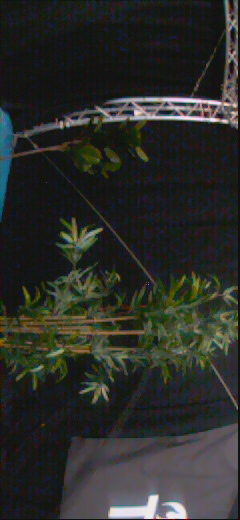
#> input picture python_grp12/raul_img.jpg, 240 x 520 px, found by its file name
$ python plant_detector.py   (older library calls are emulated)
#> lines starting #> are read from the running program, lines starting #| are printed output that depends on the picture; after the words box and inside, x2 and y2 are one past the last pixel; in counts of white or black regions, pixels touching at a corner belong together
import cv2
import numpy as np
import os
import datetime

# ==============================
# PARAMETERS (TUNE THESE)
# ==============================

MIN_CONTOUR_AREA  = 500    # Ignore blobs smaller than this (noise filter)
MIN_TEXTURE_SCORE = 15.0   # Plants have high edge density; grass is smooth
MAX_SOLIDITY      = 0.85   # Plants are jagged; solid blobs (>0.85) are likely grass
MIN_COMPLEXITY    = 1.5    # Plants have complex outlines; grass blobs are simple
MIN_COLOR_STDDEV  = 10.0   # Plants have varied colours; grass is uniform

BOTTOM_CROP_RATIO = 0.40   # Crop the bottom 40% of each image (mostly ground)
BOX_MERGE_DISTANCE = 15    # Merge final boxes within this many pixels
MIN_BOX_AREA       = 2000  # Remove final boxes smaller than this (width × height)

# If the straight zone has at most this much MORE plant coverage than the
# best turning direction, still prefer straight (straight-bias margin).
# E.g. 0.10 means: "go straight unless turning saves >10 % of total plant area"
STRAIGHT_BIAS = 0.10

LOWER_GREEN = np.array([28,  20,  50])   # HSV lower bound for green
UPPER_GREEN = np.array([85, 255, 255])   # HSV upper bound for green


# Use current working directory for output_results
INPUT_PATH = os.path.expanduser("~/paparazzi/python_grp12/raul_img.jpg")
BASE_OUTPUT_PATH = os.path.expanduser("~/paparazzi/python_grp12/output_results")


# main output path with timestamp

OUTPUT_PATH = os.path.join(
    BASE_OUTPUT_PATH,
    f"run_{datetime.datetime.now().strftime('%Y%m%d_%H%M%S')}"
)
os.makedirs(OUTPUT_PATH, exist_ok=True)

# subfolders for intermediate steps
INTERMEDIATE_FOLDERS = {
    'input': os.path.join(OUTPUT_PATH, '01_input'),
    'prepared': os.path.join(OUTPUT_PATH, '02_prepared'),
    'green_mask': os.path.join(OUTPUT_PATH, '03_green_mask'),
    'texture_map': os.path.join(OUTPUT_PATH, '04_texture_map'),
    'plant_mask': os.path.join(OUTPUT_PATH, '05_plant_mask'),
    'canny_edges': os.path.join(OUTPUT_PATH, '06_canny_edges'),
    'final': os.path.join(OUTPUT_PATH, '99_final'),
    'montage': os.path.join(OUTPUT_PATH, '98_montage'),
}
for folder in INTERMEDIATE_FOLDERS.values():
    os.makedirs(folder, exist_ok=True)


# Montage function to combine intermediate images
def create_montage(prepared, green_mask, canny_edges, final_overlay, filename):
    # Convert green_mask and canny_edges to 3-channel for stacking
    green_mask_color = cv2.cvtColor(green_mask, cv2.COLOR_GRAY2BGR)
    canny_edges_color = cv2.cvtColor(canny_edges, cv2.COLOR_GRAY2BGR)

    # Resize all to the same size (use prepared image size)
    h, w = prepared.shape[:2]
    def resize(img):
        return cv2.resize(img, (w, h))
    prepared = resize(prepared)
    green_mask_color = resize(green_mask_color)
    canny_edges_color = resize(canny_edges_color)
    final_overlay = resize(final_overlay)

    # Add labels to each image
    def add_label(img, text):
        labeled = img.copy()
        cv2.rectangle(labeled, (0, 0), (w, 30), (0, 0, 0), -1)
        cv2.putText(labeled, text, (10, 22), cv2.FONT_HERSHEY_SIMPLEX, 0.7, (255,255,255), 2)
        return labeled
    prepared = add_label(prepared, 'Original (rotated/cropped)')
    green_mask_color = add_label(green_mask_color, 'Green Mask')
    canny_edges_color = add_label(canny_edges_color, 'Canny Edges')
    final_overlay = add_label(final_overlay, 'Final Bounding Box')

    # Stack horizontally
    montage = np.hstack([prepared, green_mask_color, canny_edges_color, final_overlay])
    cv2.imwrite(os.path.join(INTERMEDIATE_FOLDERS['montage'], filename), montage)

# New function: create a montage with just green mask and bounding box image (no arrow)
def create_simple_montage(green_mask, bbox_img, filename):
    h, w = bbox_img.shape[:2]
    green_mask_color = cv2.cvtColor(green_mask, cv2.COLOR_GRAY2BGR)
    green_mask_color = cv2.resize(green_mask_color, (w, h))
    bbox_img = cv2.resize(bbox_img, (w, h))
    # Add labels
    def add_label(img, text):
        labeled = img.copy()
        cv2.rectangle(labeled, (0, 0), (w, 30), (0, 0, 0), -1)
        cv2.putText(labeled, text, (10, 22), cv2.FONT_HERSHEY_SIMPLEX, 0.7, (255,255,255), 2)
        return labeled
    green_mask_color = add_label(green_mask_color, 'Green Mask')
    bbox_img = add_label(bbox_img, 'Bounding Box')
    montage = np.hstack([green_mask_color, bbox_img])
    out_path = os.path.join(INTERMEDIATE_FOLDERS['montage'], f"simple_{filename}")
    cv2.imwrite(out_path, montage)
    return out_path


# ==============================
# IMAGE PRE-PROCESSING
# ==============================

def prepare_image(image):
    h, w = image.shape[:2]
    if h > w:
        image = cv2.rotate(image, cv2.ROTATE_90_COUNTERCLOCKWISE)
    h = image.shape[0]
    return image[: int(h * (1.0 - BOTTOM_CROP_RATIO))]


# ==============================
# GREEN MASK
# ==============================

def extract_green(image):
    lab = cv2.cvtColor(image, cv2.COLOR_BGR2LAB)
    l, a, b = cv2.split(lab)
    lab = cv2.merge((cv2.equalizeHist(l), a, b))
    enhanced = cv2.cvtColor(lab, cv2.COLOR_LAB2BGR)
    mask = cv2.inRange(cv2.cvtColor(enhanced, cv2.COLOR_BGR2HSV),
                       LOWER_GREEN, UPPER_GREEN)
    mask = cv2.morphologyEx(mask, cv2.MORPH_OPEN,  np.ones((5, 5), np.uint8))
    mask = cv2.dilate(mask, cv2.getStructuringElement(cv2.MORPH_RECT, (11, 1)))
    mask = cv2.morphologyEx(mask, cv2.MORPH_CLOSE,
                            cv2.getStructuringElement(cv2.MORPH_ELLIPSE, (9, 9)))
    return mask


# ==============================
# PLANT vs GRASS CLASSIFIER
# ==============================

def build_texture_map(image):
    gray = cv2.cvtColor(image, cv2.COLOR_BGR2GRAY)
    gx = cv2.Sobel(gray, cv2.CV_64F, 1, 0, ksize=3)
    gy = cv2.Sobel(gray, cv2.CV_64F, 0, 1, ksize=3)
    mag = np.uint8(np.clip(np.sqrt(gx**2 + gy**2), 0, 255))
    return cv2.GaussianBlur(mag, (31, 31), 0)


def is_plant(contour, texture_map, green_mask, image):
    if cv2.contourArea(contour) < MIN_CONTOUR_AREA:
        return False
    mask = np.zeros(green_mask.shape, np.uint8)
    cv2.drawContours(mask, [contour], -1, 255, -1)
    mask = cv2.bitwise_and(mask, green_mask)
    px_tex   = texture_map[mask > 0]
    px_color = image[mask > 0]
    texture   = float(np.mean(px_tex))  if len(px_tex)   > 0 else 0.0
    color_std = float(np.std(px_color)) if len(px_color) > 0 else 0.0
    area      = cv2.contourArea(contour)
    perim     = cv2.arcLength(contour, True)
    complexity = (perim ** 2) / (4 * np.pi * area) if area > 0 else 0.0
    solidity   = area / max(cv2.contourArea(cv2.convexHull(contour)), 1)
    return (
        texture   >= MIN_TEXTURE_SCORE and
        color_std >= MIN_COLOR_STDDEV  and
        (complexity >= MIN_COMPLEXITY or solidity <= MAX_SOLIDITY)
    )


# ==============================
# BOX FILTERING & MERGING
# ==============================

def remove_wide_boxes(boxes):
    return [(x, y, w, h) for (x, y, w, h) in boxes if w <= h * 2]

def remove_small_boxes(boxes):
    return [(x, y, w, h) for (x, y, w, h) in boxes if w * h >= MIN_BOX_AREA]

def merge_boxes(boxes, distance):
    if not boxes:
        return []
    boxes   = [list(b) for b in boxes]
    changed = True
    while changed:
        changed, merged, used = False, [], [False] * len(boxes)
        for i, (x, y, w, h) in enumerate(boxes):
            if used[i]:
                continue
            x2, y2, used[i] = x + w, y + h, True
            again = True
            while again:
                again = False
                for j, (bx, by, bw, bh) in enumerate(boxes):
                    if used[j]:
                        continue
                    bx2, by2 = bx + bw, by + bh
                    if (max(0, max(bx - x2, x - bx2)) <= distance and
                            max(0, max(by - y2, y - by2)) <= distance):
                        x, y   = min(x, bx), min(y, by)
                        x2, y2 = max(x2, bx2), max(y2, by2)
                        used[j], again, changed = True, True, True
            merged.append([x, y, x2 - x, y2 - y])
        boxes = merged
    return boxes


# ==============================
# DIRECTION CONFIDENCE
# ==============================

def compute_direction_confidence(boxes, img_width):
    """
    Divide the image into 3 equal vertical zones: Left | Straight | Right.

    Scores represent PLANT LOAD per zone — how much vegetation the drone
    would encounter flying in that direction.  The drone should avoid plants,
    so it heads toward the zone with the LEAST plant coverage.

    Decision rule (obstacle-avoidance, straight-preferred):
      1. Compute plant-load % per zone (higher = more plants = worse).
      2. STRAIGHT wins by default.
      3. A turn is chosen only when:
             straight_load  >  best_turn_load + STRAIGHT_BIAS * total_load
         i.e. turning must reduce plant exposure by more than STRAIGHT_BIAS
         of total plant area before we bother changing direction.
      4. When a turn is warranted, pick the side with LESS plant coverage.

    Returns
    -------
    zone_scores  : dict  raw pixel-area totals per zone
    confidences  : dict  plant-load % per zone (higher = more plants)
    direction    : str   recommended direction ('LEFT' | 'STRAIGHT' | 'RIGHT')
    per_box      : list  per-box zone breakdown for annotation
    """
    zone_w = img_width / 3.0
    zone_scores = {'left': 0.0, 'straight': 0.0, 'right': 0.0}
    per_box = []

    for (x, y, w, h) in boxes:
        box_area = w * h
        if box_area == 0:
            continue
        x_start, x_end = x, x + w
        zone_bounds = {
            'left':     (0,              int(zone_w)),
            'straight': (int(zone_w),    int(2 * zone_w)),
            'right':    (int(2 * zone_w), img_width),
        }
        box_zone = {}
        for name, (z0, z1) in zone_bounds.items():
            overlap      = max(0, min(x_end, z1) - max(x_start, z0))
            fraction     = overlap / w
            contribution = fraction * box_area
            zone_scores[name] += contribution
            box_zone[name]     = round(fraction * 100, 1)

        dom = max(box_zone, key=box_zone.get)
        per_box.append({'box': (x, y, w, h), 'zones': box_zone, 'dominant': dom})

    total = sum(zone_scores.values())
    if total == 0:
        confidences = {'left': 0.0, 'straight': 0.0, 'right': 0.0}
        direction   = 'STRAIGHT'
        return zone_scores, confidences, direction, per_box

    confidences = {k: round(v / total * 100, 1) for k, v in zone_scores.items()}

    straight_load = zone_scores['straight']
    # Best turn = whichever side has LESS plant load
    best_turn_load = min(zone_scores['left'], zone_scores['right'])

    # Only turn if doing so avoids meaningfully more plants than going straight
    if straight_load <= best_turn_load + STRAIGHT_BIAS * total:
        direction = 'STRAIGHT'
    else:
        direction = 'RIGHT' if zone_scores['right'] <= zone_scores['left'] else 'LEFT'

    return zone_scores, confidences, direction, per_box


# ==============================
# DRAW OVERLAY
# ==============================

ZONE_COLORS = {
    'left':     (255, 80,  80),
    'straight': (80,  200, 80),
    'right':    (80,  80,  255),
}
ARROW_COLOR = (0, 255, 255)
BOX_COLOR   = (0, 255, 0)


# [42 lines left out: functions draw_zone_dividers, draw_zone_labels, draw_direction_arrow, not called in this run]


def draw_results(image, confidences, direction, per_box):
    overlay = image.copy()
    # Only draw bounding boxes and their labels
    for info in per_box:
        x, y, bw, bh = info['box']
        cv2.rectangle(overlay, (x, y), (x + bw, y + bh), BOX_COLOR, 3)
        label = f"PLANT [{info['dominant'].upper()}]"
        (lw, lh), _ = cv2.getTextSize(label, cv2.FONT_HERSHEY_SIMPLEX, 0.6, 2)
        cv2.rectangle(overlay, (x, y - lh - 10), (x + lw + 4, y), (0, 0, 0), -1)
        cv2.putText(overlay, label, (x + 2, y - 5),
                    cv2.FONT_HERSHEY_SIMPLEX, 0.6, BOX_COLOR, 2)
    return overlay


# ==============================
# MAIN PIPELINE
# ==============================


def process_image(image, filename):
    h_img, w_img = image.shape[:2]

    # Save input image
    cv2.imwrite(os.path.join(INTERMEDIATE_FOLDERS['input'], filename), image)

    # Step 1: Prepare image
    prepared = prepare_image(image)
    cv2.imwrite(os.path.join(INTERMEDIATE_FOLDERS['prepared'], filename), prepared)

    # Step 2: Green mask
    green_mask = extract_green(prepared)
    cv2.imwrite(os.path.join(INTERMEDIATE_FOLDERS['green_mask'], filename), green_mask)

    # Step 3: Texture map
    texture_map = build_texture_map(prepared)
    # Normalize for visualization
    texture_map_vis = cv2.normalize(texture_map, None, 0, 255, cv2.NORM_MINMAX)
    cv2.imwrite(os.path.join(INTERMEDIATE_FOLDERS['texture_map'], filename), texture_map_vis)

    # Step 4: Canny edge detection (on prepared image)
    canny_edges = cv2.Canny(prepared, 100, 200)
    cv2.imwrite(os.path.join(INTERMEDIATE_FOLDERS['canny_edges'], filename), canny_edges)

    # Step 5: Plant mask
    contours, _ = cv2.findContours(green_mask, cv2.RETR_EXTERNAL, cv2.CHAIN_APPROX_SIMPLE)
    plant_mask = np.zeros(green_mask.shape, np.uint8)
    for cnt in contours:
        if is_plant(cnt, texture_map, green_mask, prepared):
            cv2.drawContours(plant_mask, [cnt], -1, 255, -1)
    plant_mask = cv2.morphologyEx(plant_mask, cv2.MORPH_OPEN,  np.ones((5, 5), np.uint8))
    plant_mask = cv2.morphologyEx(plant_mask, cv2.MORPH_CLOSE, np.ones((9, 9), np.uint8))
    cv2.imwrite(os.path.join(INTERMEDIATE_FOLDERS['plant_mask'], filename), plant_mask)

    # Step 6: Final results
    contours, _ = cv2.findContours(plant_mask, cv2.RETR_EXTERNAL, cv2.CHAIN_APPROX_SIMPLE)
    raw_boxes = [cv2.boundingRect(c) for c in contours if cv2.contourArea(c) >= MIN_CONTOUR_AREA]
    raw_boxes   = remove_wide_boxes(raw_boxes)
    raw_boxes   = remove_small_boxes(raw_boxes)
    final_boxes = merge_boxes(raw_boxes, BOX_MERGE_DISTANCE)

    _, confidences, direction, per_box = compute_direction_confidence(final_boxes, w_img)


    # Bounding box image (no arrow):
    bbox_img = draw_results(prepared, confidences, direction, per_box)
    cv2.imwrite(os.path.join(INTERMEDIATE_FOLDERS['final'], filename), bbox_img)

    # Create montage image for visual summary (full)
    create_montage(prepared, green_mask, canny_edges, bbox_img, filename)

    # Create simple montage: green mask + bounding box (no arrow)
    create_simple_montage(green_mask, bbox_img, filename)

    print(f"  Plants detected : {len(final_boxes)}")
    print(f"  Plant load      : LEFT {confidences['left']:.1f}%  "
          f"STRAIGHT {confidences['straight']:.1f}%  "
          f"RIGHT {confidences['right']:.1f}%")
    print(f"  → Recommended   : {direction}")
    return confidences, direction


# ==============================
# MAIN LOOP
# ==============================


print(f"Output folder: {OUTPUT_PATH}\n")


if os.path.isdir(INPUT_PATH):
    file_list = [f for f in sorted(os.listdir(INPUT_PATH)) if f.lower().endswith((".png", ".jpg", ".jpeg"))]
    for filename in file_list:
        image_path = os.path.join(INPUT_PATH, filename)
        image = cv2.imread(image_path)
        if image is None:
            print(f"  Skipping {filename} — could not read.")
            continue
        print(f"Processing {filename}...")
        process_image(image, filename)
        print()
elif os.path.isfile(INPUT_PATH):
    filename = os.path.basename(INPUT_PATH)
    image = cv2.imread(INPUT_PATH)
#> image is the input picture: shape (520, 240, 3); mean B, G, R 41.2, 45.4, 43.8
    if image is None:
        print(f"  Skipping {filename} — could not read.")
    else:
        print(f"Processing {filename}...")
        process_image(image, filename)
#> in extract_green, `mask = cv2.inRange(cv2.cvtColor(enhanced, cv2.COLOR_BGR2HSV), LOWER_GR..`:
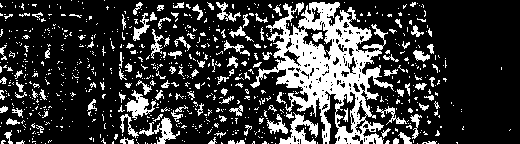
#> mask: shape (144, 520); 22.7% white; 787 white regions (668 under 20 px), largest, box (x1, y1, x2, y2) and area: (250, 2, 394, 144) 8078, (279, 112, 318, 144) 503, (125, 90, 156, 120) 381
#> in build_texture_map, `gy = cv2.Sobel(gray, cv2.CV_64F, 0, 1, ksize=3)`:
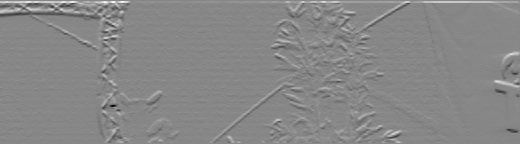
#> gy: shape (144, 520) float64; min -680, max 601, mean 1.7; drawn with min black and max white
#> in process_image, `canny_edges = cv2.Canny(prepared, 100, 200)`:
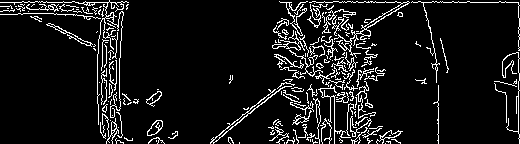
#> canny_edges: shape (144, 520); 8.9% white in thin lines or dots
#> in process_image, `contours, _ = cv2.findContours(green_mask, cv2.RETR_EXTERNAL, cv2.CHAI..`: contours = 10 contours; largest, box (x1, y1, x2, y2) and area: (264, 0, 415, 144) 10916, (155, 119, 177, 144) 372, (122, 98, 153, 114) 360, (410, 51, 428, 60) 130, (224, 58, 240, 64) 75
#> the loop in process_image, `for cnt in contours:` made 10 passes
#> cnt on passes 1, 4, 6, 8, 9: [[223, 141], [223, 143], [238, 143], [238, 141]], [[407, 117], [407, 121], [422, 121], [422, 117]], [[224, 58], [224, 63], [239, 63], [239, 58]], [[0, 48], [0, 52], [7, 52], [7, 48]], [[129, 33], [129, 38], [143, 38], [143, 33]]
#> in process_image, `plant_mask = cv2.morphologyEx(plant_mask, cv2.MORPH_CLOSE, np.ones((9,..`:
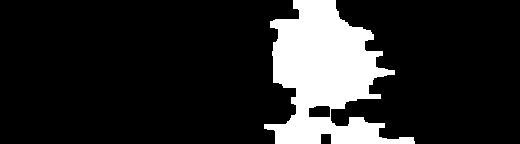
#> plant_mask: shape (144, 520); 15.7% white; 1 white region
#> in process_image, `contours, _ = cv2.findContours(plant_mask, cv2.RETR_EXTERNAL, cv2.CHAI..`: contours = 1 contour; box (x1, y1, x2, y2) and area: (264, 0, 415, 144) 11526
#> in process_image, `raw_boxes = [cv2.boundingRect(c) for c in contours if cv2.contourArea(..`: raw_boxes = [(264, 0, 151, 144)]
#> in merge_boxes, `boxes   = [list(b) for b in boxes]`: boxes = [[264, 0, 151, 144]]
#> the loop in merge_boxes, `while changed:` made 1 pass
#> after the loop in merge_boxes, `while changed:`: x = 264; y = 0
#> in process_image, `final_boxes = merge_boxes(raw_boxes, BOX_MERGE_DISTANCE)`: final_boxes = [[264, 0, 151, 144]]
#> the loop in compute_direction_confidence, `for (x, y, w, h) in boxes:` made 1 pass
#> (x, y, w, h, box_area, x_start, x_end, dom) on pass 1: (264, 0, 151, 144, 21744, 264, 415, 'left')
#> after the loop in compute_direction_confidence, `for (x, y, w, h) in boxes:`: per_box = 1 item; zone_scores = {'left': 0, 'straight': 0, 'right': 0}
#> in compute_direction_confidence, `total = sum(zone_scores.values())`: total = 0
#> in process_image, `_, confidences, direction, per_box = compute_direction_confidence(fina..`: confidences = {'left': 0, 'straight': 0, 'right': 0}; direction = 'STRAIGHT'; per_box = 1 item
#> the loop in draw_results, `for info in per_box:` made 1 pass
#> (x, y, bw, bh, label, lw, lh) on pass 1: (264, 0, 151, 144, 'PLANT [LEFT]', 127, 14)
#> after the loop in draw_results, `for info in per_box:`:
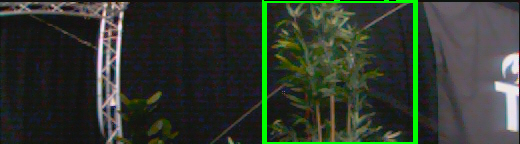
#> overlay: shape (144, 520, 3); mean B, G, R 46.6, 56.9, 49.1
#> call 2 of add_label, with text = 'Green Mask'
#> call 2 of add_label, with text = 'Bounding Box'
#> in add_label (call 2), `cv2.putText(labeled, text, (10, 22), cv2.FONT_HERSHEY_SIMPLEX, 0.7, (2..`:
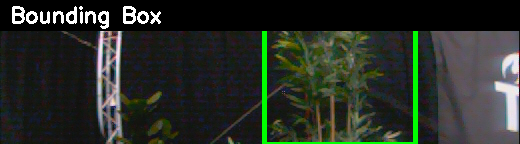
#> labeled: shape (144, 520, 3); mean of channels 0, 1, 2 39.2, 47, 41.2; drawn as B, G, R
#> in create_simple_montage, `montage = np.hstack([green_mask_color, bbox_img])`:
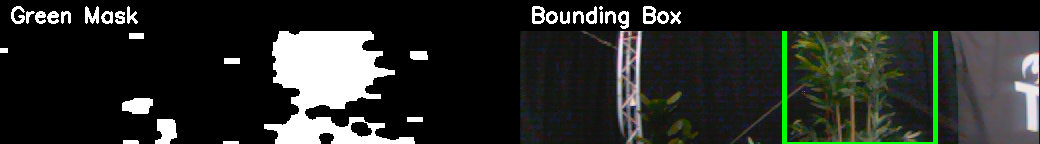
#> montage: shape (144, 1040, 3); mean B, G, R 39.6, 43.5, 40.6
#|   Plants detected : 1
#|   Plant load      : LEFT 0.0%  STRAIGHT 0.0%  RIGHT 0.0%
#|   → Recommended   : STRAIGHT
        print()
else:
    print(f"INPUT_PATH '{INPUT_PATH}' is not a valid file or directory.")

print("Done.")

$ run again, with python_grp12/girish_img.jpg copied over python_grp12/raul_img.jpg
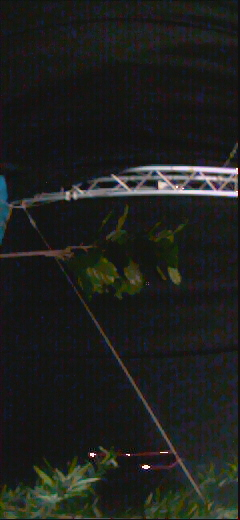
#> input picture python_grp12/girish_img.jpg, 240 x 520 px, found by its file name
#> image is the input picture: shape (520, 240, 3); mean B, G, R 29.1, 31.8, 30.3
#> image: shape (240, 520, 3)
#> canny_edges: shape (144, 520); 4.9% white in thin lines or dots
#> in process_image, `contours, _ = cv2.findContours(green_mask, cv2.RETR_EXTERNAL, cv2.CHAI..`: contours = 12 contours; largest, box (x1, y1, x2, y2) and area: (460, 0, 520, 94) 3083, (202, 99, 302, 144) 1442, (218, 51, 277, 91) 1014, (445, 125, 483, 144) 370, (505, 107, 520, 124) 205
#> the loop in process_image, `for cnt in contours:` made 12 passes
#> cnt on passes 1, 2, 7, 9, 10: [[40, 141], [40, 143], [66, 143], [66, 141]], [[0, 140], [0, 143], [8, 143], [8, 140]], [[39, 67], [39, 71], [53, 71], [53, 67]], [[0, 20], [0, 26], [17, 26], [17, 20]], [[8, 6], [8, 10], [23, 10], [23, 6]]
#> in process_image, `contours, _ = cv2.findContours(plant_mask, cv2.RETR_EXTERNAL, cv2.CHAI..`: contours = 3 contours; box (x1, y1, x2, y2) and area: (460, 0, 520, 94) 3552, (202, 99, 302, 144) 1470, (218, 51, 277, 91) 1047
#> in process_image, `raw_boxes = [cv2.boundingRect(c) for c in contours if cv2.contourArea(..`: raw_boxes = [(202, 99, 100, 45), (218, 51, 59, 40), (460, 0, 60, 94)]
#> in process_image, `raw_boxes   = remove_wide_boxes(raw_boxes)`: raw_boxes = [(218, 51, 59, 40), (460, 0, 60, 94)]
#> in merge_boxes, `boxes   = [list(b) for b in boxes]`: boxes = [[218, 51, 59, 40], [460, 0, 60, 94]]
#> the loop in merge_boxes, `while changed:` made 1 pass
#> boxes on pass 1: [[218, 51, 59, 40], [460, 0, 60, 94]]
#> after the loop in merge_boxes, `while changed:`: x = 460; y = 0
#> final_boxes = [[218, 51, 59, 40], [460, 0, 60, 94]]
#> the loop in compute_direction_confidence, `for (x, y, w, h) in boxes:` made 2 passes
#> (x, y, w, h, box_area, x_start, x_end, dom) on passes 1 to 2: (218, 51, 59, 40, 2360, 218, 277, 'right'), (460, 0, 60, 94, 5640, 460, 520, 'left')
#> after the loop in compute_direction_confidence, `for (x, y, w, h) in boxes:`: per_box = 2 items; zone_scores = {'left': 0, 'straight': 0, 'right': 880}
#> total = 880
#> in compute_direction_confidence, `confidences = {k: round(v / total * 100, 1) for k, v in zone_scores.it..`: confidences = {'left': 0, 'straight': 0, 'right': 100}
#> straight_load = 0
#> in process_image, `_, confidences, direction, per_box = compute_direction_confidence(fina..`: confidences = {'left': 0, 'straight': 0, 'right': 100}; direction = 'STRAIGHT'; per_box = 2 items
#> the loop in draw_results, `for info in per_box:` made 2 passes
#> (x, y, bw, bh, label, lw, lh) on passes 1 to 2: (218, 51, 59, 40, 'PLANT [RIGHT]', 138, 14), (460, 0, 60, 94, 'PLANT [LEFT]', 127, 14)
#> after the loop in draw_results, `for info in per_box:`:
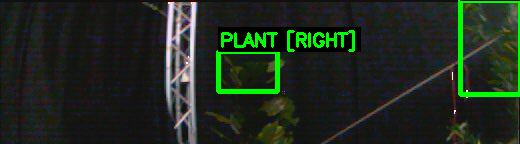
#> overlay: shape (144, 520, 3); mean B, G, R 29.6, 42, 31
#> green_mask_color: shape (144, 520, 3); 9.8% white; 12 white regions, largest, box (x1, y1, x2, y2) and area: (460, 0, 520, 94) 3293, (202, 99, 302, 144) 1625, (218, 51, 277, 91) 1112
#> canny_edges_color: shape (144, 520, 3); 4.9% white in thin lines or dots
#> in create_simple_montage, `montage = np.hstack([green_mask_color, bbox_img])`:
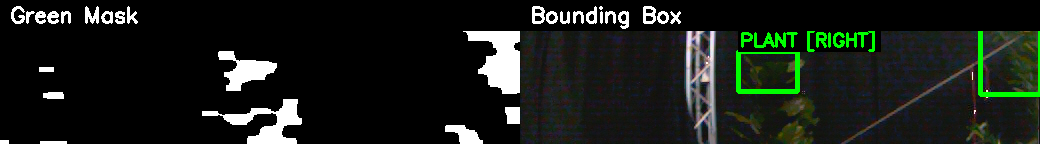
#> montage: shape (144, 1040, 3); mean B, G, R 24.5, 30, 25.2
#|   Plants detected : 2
#|   Plant load      : LEFT 0.0%  STRAIGHT 0.0%  RIGHT 100.0%
#|   → Recommended   : STRAIGHT
